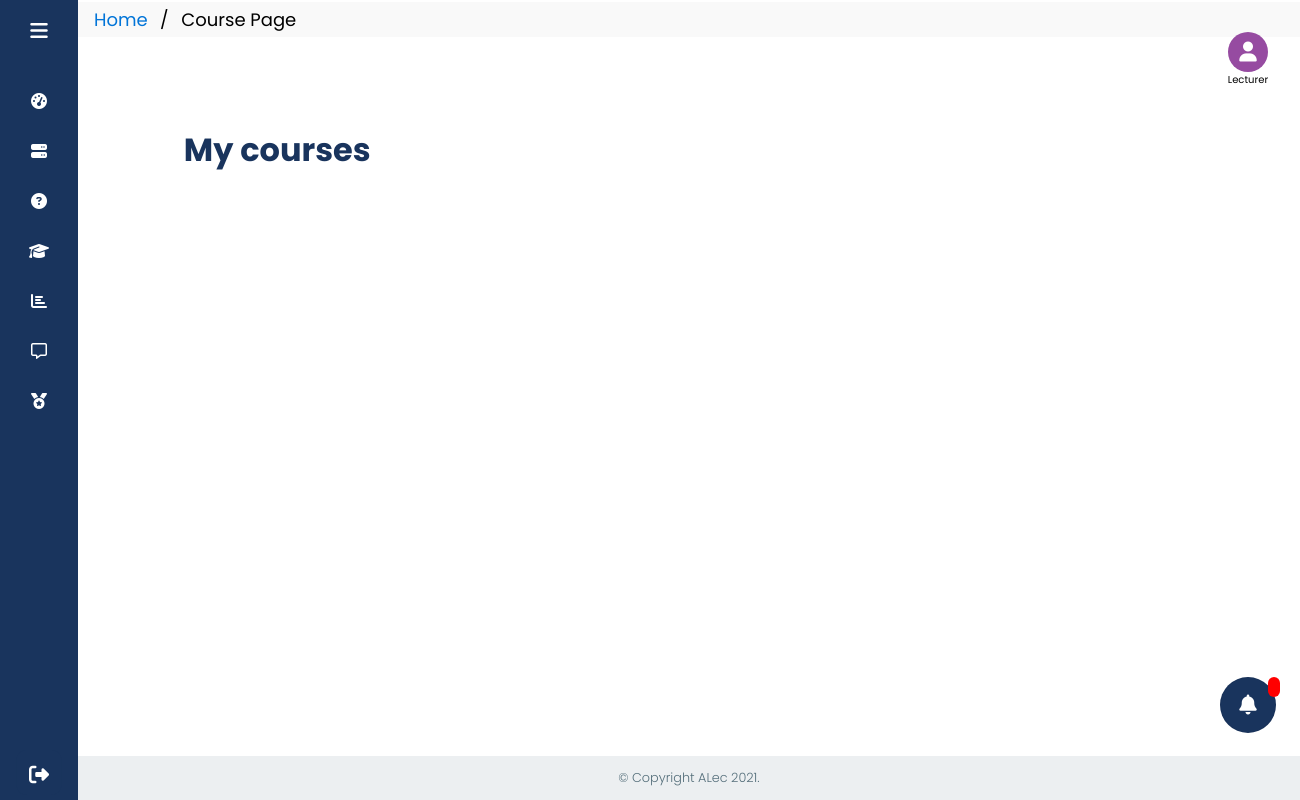
The page /lecturerCoursePage/index (signed in) on the database as committed earlier.
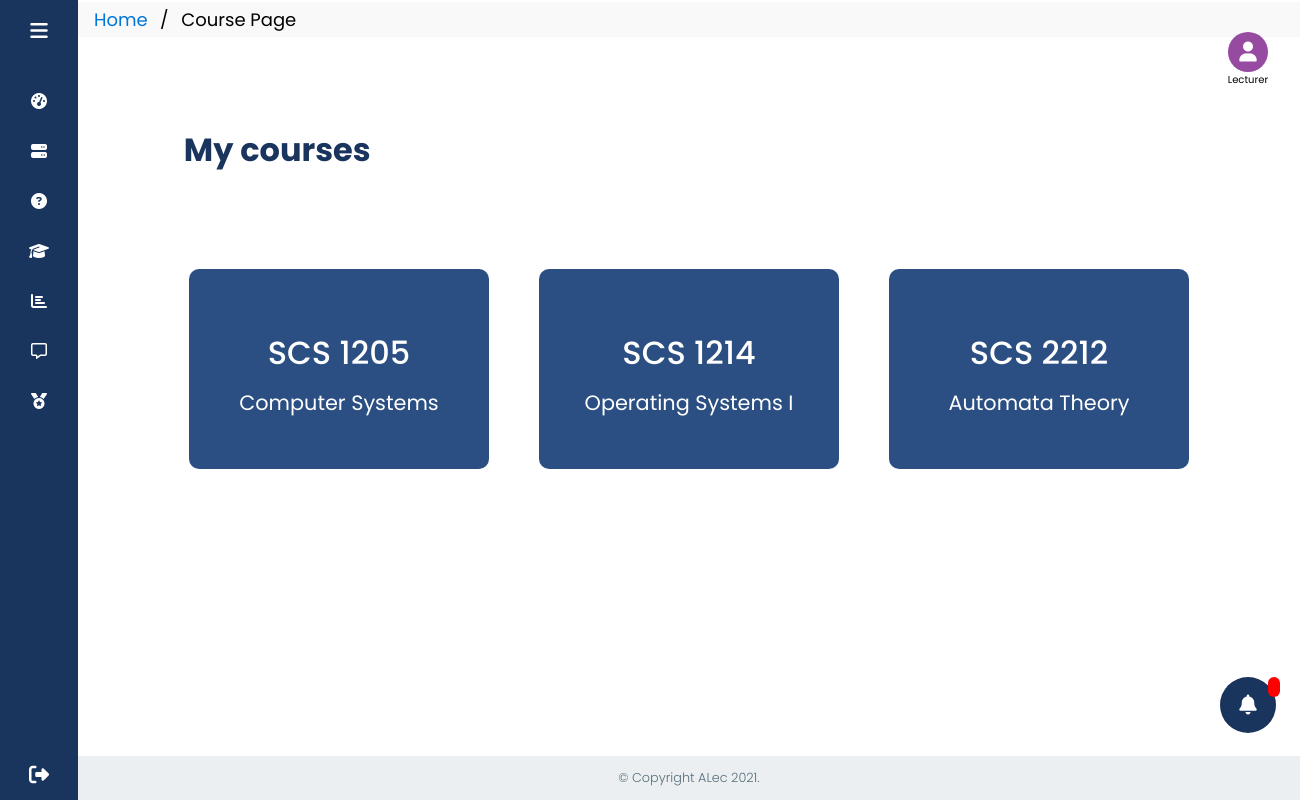
The same page on the database as committed later.
### tables this page shows
CREATE TABLE `course_registration_lec` (
  `course_id` int(11) NOT NULL,
  `lecturer_id` int(11) NOT NULL
);

CREATE TABLE `course` (
  `course_id` int(11) NOT NULL,
  `course_name` varchar(50) NOT NULL,
  `course_description` varchar(200) DEFAULT NULL,
  `year` int(1) NOT NULL
);

### app/controllers/lecturerCoursePage.php (called while the page is built, shortened)
<?php
class LecturerCoursePage extends AlecFramework
{
    public function __construct()
    {
        $this->lecturerCoursePageModel = $this->model("lecturerCoursePageModel");
    }
    public function index()
    {
        $userId = $this->getSession("userId");
        $data["courseDetails"] = $this->lecturerCoursePageModel->getCourseDetails($userId);
        $this->view("lecturer/lecturerCoursePageView", $data);
    }
}

### core/classes/router.php (called while the page is built, shortened)
<?php
class Router
{
    public $method = "index";
    public $params = [];
    public function __construct()
    {
        $url = $this->url();
        if (!empty($url)) {
            if (file_exists("../app/controllers/" . $url[0] . ".php")) {
                unset($url[0]);
            } else {
                echo "$url[0].php not found";
            }
        }
        $this->controller = new $this->controller;
        if (isset($url[1]) && !empty($url[1])) {
            if (method_exists($this->controller, $url[1])) {
                $this->method = $url[1];
                unset($url[1]);
            } else {
                echo "method " . $url[1] . " not found";
            }
        }
        if (isset($url)) {
            $this->params = $url;
        } else {
            $this->params = [];
        }
        call_user_func_array([$this->controller, $this->method], $this->params);
    }
    public function url()
    {
        if (isset($_GET['url'])) {
            $url = $_GET['url'];
            $url = rtrim($url);
            $url = filter_var($url, FILTER_SANITIZE_URL);
            $url = explode("/", $url);
            return $url;
        }
    }
}

### core/init.php (called while the page is built, shortened)
<?php
$router = new Router;

### public/index.php (called while the page is built, shortened)
<?php
include "../core/init.php";

### app/models/lecturerCoursePageModel.php (called while the page is built)
<?php
class LecturerCoursePageModel extends Database
{
    public function getCourseDetails($userId)
    {
        $query = "SELECT course.course_id, course_name, lecturer_id FROM course INNER JOIN course_registration_lec ON course.course_id=course_registration_lec.course_id WHERE lecturer_id='$userId'";
        $result = mysqli_query($GLOBALS["db"], $query);
        return $result;
    }
}

### app/views/lecturer/lecturerCoursePageView.php (the view, shortened to what this page needs)
<!DOCTYPE html>
<html lang="en">
<head>
    <?php linkCSS("course_page") ?>
</head>
<body>
    <?php linkPhp("navigationBarLecturer"); ?>
    <ul class="breadcrumb">
        <li><a href="http://localhost/ALec/lecturerDashboard/index">Home</a></li>
        <li>Course Page</li>
    </ul>
    <div class="header-div">
        <header>My courses</header>
    </div>
    <div class="card-container center">
        <?php
        while ($row = mysqli_fetch_assoc($data["courseDetails"])) {
            $temp = explode("-", $row["course_name"]);
            echo "
            <a href='" . BASEURL . "/lecturerTopicPage/index/{$row["course_id"]}" . "' style='text-decoration: none;'>
            <div class='card'>
                <div class='face face1'>
                    <div class='content'>
                        <h2>{$temp['0']}</h2>
                        <h3>{$temp['1']}</h3>
                    </div>
                </div>
            </div>
            </a>";
        }
        ?>
    </div>
    <?php linkPhp("notificationView"); ?>
    <?php linkPhp("footer"); ?>
</body>
</html>

### core/classes/alecFramework.php (shortened to what this page needs)
<?php
class AlecFramework
{
    public function view($viewName, $data = [])
    {
        $url = "../app/views/" . $viewName . ".php";
        if (file_exists($url)) {
            require_once($url);
        } else {
            echo "<div style='margin: 0;padding: 10px;background-color: silver;'> $viewName.php file not found </div>";
        }
    }
}

### core/helpers/linker.php (shortened to what this page needs)
<?php
function linkCSS($cssPath)
{
    $url = BASEURL . "/public/css/" . $cssPath . ".css?version=74";
    echo '<link rel="stylesheet" type="text/css" href="' . $url . '">';
}
function linkPhp($phpPath)
{
    $url = "../app/views/components/" . $phpPath . ".php";
    include $url;
}

### app/views/components/navigationBarLecturer.php (shortened to what this page needs)
<div class="container">
    <div class="sidebar-container">
        <div class="siderbar ">
            <div class="logo_content">
                <i class="fas fa-bars" id="btn"></i>
            </div>
            <ul class="nav_list">
                <li>
                    <a href="<?php echo BASEURL . '/lecturerDashboard/index'; ?>">
                        <i class="fas fa-tachometer-alt"></i>
                    </a>
                </li>
                <li>
                    <a href="<?php echo BASEURL . '/displaySessionsList/index'; ?>">
                        <i class="fa fa-server"></i>
                    </a>
                </li>
                <li>
                    <a href="<?php echo BASEURL . '/createQuizDashboard/index'; ?>">
                        <i class="fas fa-question-circle"></i>
                    </a>
                </li>
                <li>
                    <a href="<?php echo BASEURL . '/lecturerCoursePage/index'; ?>">
                        <i class="fa fa-graduation-cap"></i>
                    </a>
                </li>
                <li>
                    <a href="<?php echo BASEURL . '/review/index'; ?>">
                        <i class="fas fa-chart-bar"></i>
                    </a>
                </li>
                <li>
                    <a href="<?php echo BASEURL . '/lecturerCoursePageForum/index'; ?>">
                        <i class="far fa-comment-alt"></i>
                    </a>
                </li>
                <li>
                    <a href="#">
                        <i class="fas fa-medal"></i>
                    </a>
                </li>
                <div class="profile_content">
                    <div class="profile">
                        <i class="fas fa-sign-out-alt" id="log_out" onclick="window.location='<?php echo BASEURL . '/logout/index'; ?>'"></i>
                    </div>
                </div>
            </ul>
        </div>
    </div>
    <div class="user-type-container">
        <div class="image-container">
            <i class="fa fa-user" aria-hidden="true"></i>
        </div>
        <span class="user-type-label">Lecturer</span>
    </div>
    <div class="home-content">

### app/views/components/notificationView.php (shortened to what this page needs)
<div class="notification-container" onclick="showNotification()">
    <i class="fas fa-bell bell-notification"></i>
</div>
<div class="active-status"></div>

### app/views/components/footer.php (shortened to what this page needs)
<footer class="sticky-footer">
    <p> © Copyright ALec 2021.</p>
</footer>
</div>
</div>

Rows that differ between the two databases and show on the page:
added course_registration_lec: course.course_name "SCS 1205", course.course_name "Computer Systems"
added course_registration_lec: course.course_name "SCS 1214", course.course_name "Operating Systems I"
added course_registration_lec: course.course_name "SCS 2212", course.course_name "Automata Theory"
